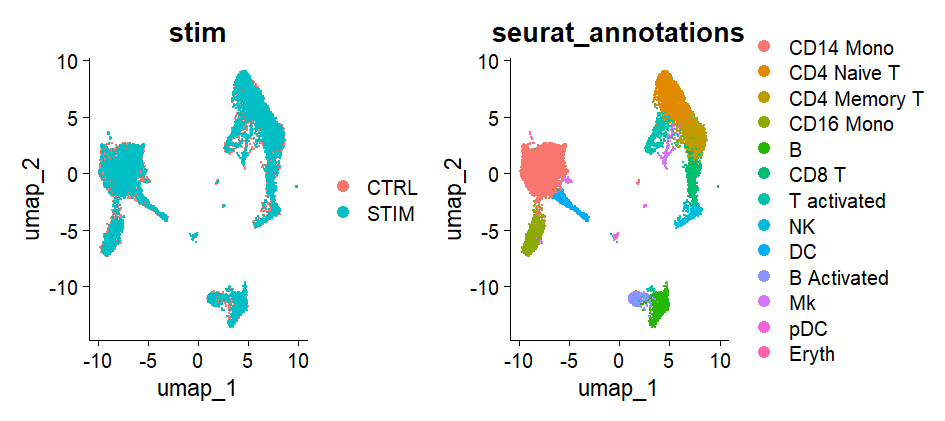

Here is the R script that generated this plot:
### Installation #####
# Enter commands in R (or R studio, if installed)
install.packages('Seurat')
library(Seurat)
setRepositories(ind = 1:3, addURLs = c('https://satijalab.r-universe.dev', 'https://bnprks.r-universe.dev/'))
install.packages(c("BPCells", "presto", "glmGamPoi"))

# Install the remotes package
if (!requireNamespace("remotes", quietly = TRUE)) {
  install.packages("remotes")
}
install.packages('Signac')
remotes::install_github("satijalab/seurat-data", quiet = TRUE)
remotes::install_github("satijalab/azimuth", quiet = TRUE)
remotes::install_github("satijalab/seurat-wrappers", quiet = TRUE)


# Setup the Seurat Objects
library(Seurat)
library(SeuratData)
library(patchwork)

# install dataset
InstallData("ifnb") #human PBMC (Peripheral Blood Mononuclear Cells)

# load dataset
ifnb = LoadData("ifnb")

# split the RNA measurements into two layers one for control cells, one for stimulated cells
ifnb[["RNA"]] = split(ifnb[["RNA"]], f = ifnb$stim)

ifnb #4 layers present: counts.CTRL, counts.STIM, data.CTRL, data.STIM

### Perform Analysis Without Integration ####

## run standard analysis workflow
# perform log-normalization on CTRL and STIM layers
ifnb = NormalizeData(ifnb)
# Identifies the most variable genes across cells
ifnb = FindVariableFeatures(ifnb)
# Centers and scales data matrix, preparation for downstream analysis
ifnb = ScaleData(ifnb)
# perform Principal Component Analysis on scaled data to reduce dimensionality and identify the main axes of variation.
ifnb = RunPCA(ifnb)

# Constructs a graph of nearest neighbors based on the first 30 principal components
ifnb = FindNeighbors(ifnb, dims = 1:30, reduction = "pca")
# Identifies clusters of cells using the Louvain algorithm, with a resolution parameter that determines the granularity of clustering.
ifnb = FindClusters(ifnb, resolution = 2, cluster.name = "unintegrated_clusters")

# Apples UMAP (Uniform Manifold Approximation and Projection) for visualization, using the first 30 principal components.
ifnb = RunUMAP(ifnb, dims = 1:30, reduction = "pca", reduction.name = "umap.unintegrated")
# Creates UMAP plot of the data, grouping the cells by either their condition ('stim') or their cluster assignments ('seurat_clusters').
DimPlot(ifnb, reduction = "umap.unintegrated", group.by = c("stim", "seurat_clusters"))

## Output UMAP Plot:
# Left Panel: grouping of cells by condition (CTRL vs STIM)
# Right Panel: grouping of cells by cluster (0-25)
ifnb

ifnb = IntegrateLayers(object = ifnb, method = CCAIntegration, orig.reduction = "pca", new.reduction = "integrated.cca",
                        verbose = FALSE)

# re-join layers after integration
ifnb[["RNA"]] = JoinLayers(ifnb[["RNA"]])

ifnb = FindNeighbors(ifnb, reduction = "integrated.cca", dims = 1:30)
ifnb = FindClusters(ifnb, resolution = 1)

ifnb = RunUMAP(ifnb, dims = 1:30, reduction = "integrated.cca")
# Visualization
DimPlot(ifnb, reduction = "umap", group.by = c("stim", "seurat_annotations"))
DimPlot(ifnb, reduction = "umap", split.by = "stim")
